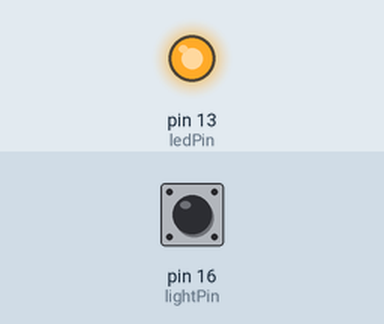
Bench run of a sketch on a simulated Arduino Uno, built with avr-gcc and run on an emulated ATmega328P. On the bench: output pins drawn as LEDs (lit = HIGH). Inputs (shaded band) come from the test bench; at power-on: pin 16 (lightPin) HIGH.

Above: at 1.2 s.
1.3 s: pin 16 (lightPin) pulled LOW for 0.15 s
At 1.42 s:
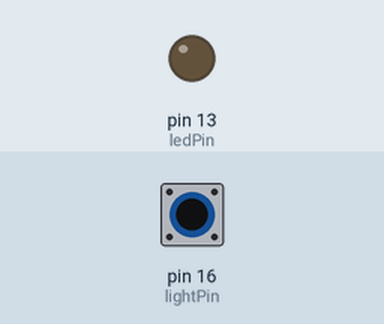
2.9 s: pin 16 (lightPin) pulled LOW for 3.2 s
At 7.1 s:
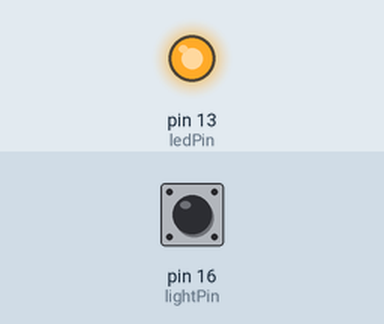
Timing chart, 0 to 8.6 s (numbered marks = the images above; inputs shaded):
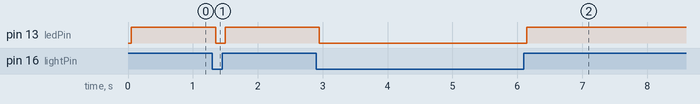

The sketch:

05-2_GPIO_Light_Detect1.ino
```cpp
/*
 * Toggle LED ON/OFF by Light degree (Polling)
 * (by modifying example "Debounce")
*/
// constants won't change. They're used here to set pin numbers:
const int lightPin = 16;  // the number of the light sensor DO pin
const int ledPin = LED_BUILTIN;    // the number of the LED pin

// Variables will change:
int ledState = LOW;        // the current state of the output pin
int lightState;            // the current reading from the input pin
int lastLightState = HIGH;  // the previous reading from the input pin

// the following variables are unsigned longs because the time, measured in
// milliseconds, will quickly become a bigger number than can be stored in an int.
unsigned long lastDebounceTime = 0;  // the last time the output pin was toggled
unsigned long debounceDelay = 50;    // the debounce time; increase if the output flickers

void setup() {
  //Serial.begin(9600);
  pinMode(lightPin, INPUT_PULLUP);
  pinMode(ledPin, OUTPUT);

  // set initial LED state
  digitalWrite(ledPin, ledState);
}

void loop() {
  // read the state of light sensor into a local variable:
  int reading = digitalRead(lightPin);
  //Serial.println(String("Reading=")+String(reading));

  // check to see if the light state just was changed
  // (i.e. the input went from LOW to HIGH), and you've waited long enough
  // since the last change to ignore any noise:

  // If the state changed, due to noise or pressing:
  if (reading != lastLightState) {
    // reset the debouncing timer
    lastDebounceTime = millis();
  }

  if ((millis() - lastDebounceTime) > debounceDelay) {
    // whatever the reading is at, it's been there for longer than the debounce
    // delay, so take it as the actual current state:

    // if the button state has changed:
    if (reading != lightState) {
      lightState = reading;

      // Set LED state according to light sensor state
      if (lightState == HIGH)  ledState = HIGH;
      else ledState = LOW;
    }
  }

  // set the LED:
  digitalWrite(ledPin, ledState);

  // save the reading. Next time through the loop, it'll be the lastButtonState:
  lastLightState = reading;
}
```

Measured:
- after the input at 1.3 s, pin 13 (ledPin): HIGH → LOW after 0.05 s, → HIGH 0.15 s later
- after the input at 2.9 s, pin 13 (ledPin): HIGH → LOW after 0.05 s, → HIGH 3.2 s later
